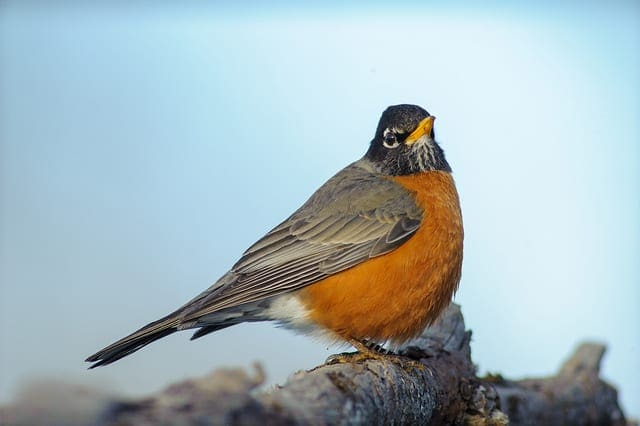
#> input picture bird.jpg, 640 x 426 px
$ jupyter execute ImageFilter.ipynb   (older library calls are emulated)
#> lines starting #> are read from the running program, lines starting #| are printed output that depends on the picture; after the words box and inside, x2 and y2 are one past the last pixel; in counts of white or black regions, pixels touching at a corner belong together
##Filters

[cell 1]
import cv2
import matplotlib.pyplot as plt
import numpy as np

[cell 2]
img = cv2.imread("bird.jpg")
#> img is the input picture: shape (426, 640, 3); mean B, G, R 189, 183.9, 166.8
img = cv2.cvtColor(img, cv2.COLOR_BGR2RGB)
plt.imshow(img)

[cell 3]
img_blur = cv2.blur(img, (5, 5))
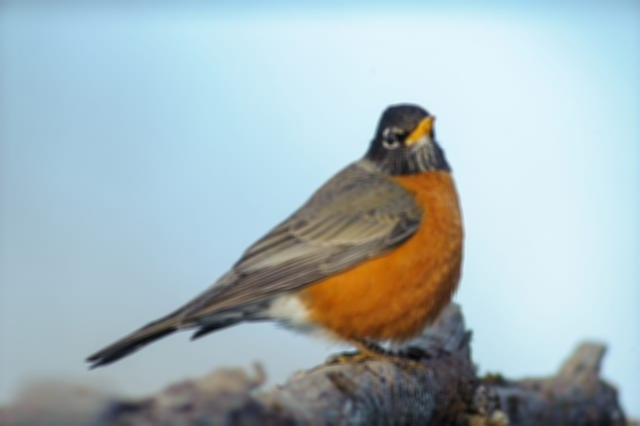
#> img_blur: shape (426, 640, 3); mean R, G, B 166.8, 183.9, 189

fig, ax = plt.subplots(1, 2, figsize = (20, 10))
ax[0].imshow(img)
ax[1].imshow(img_blur)
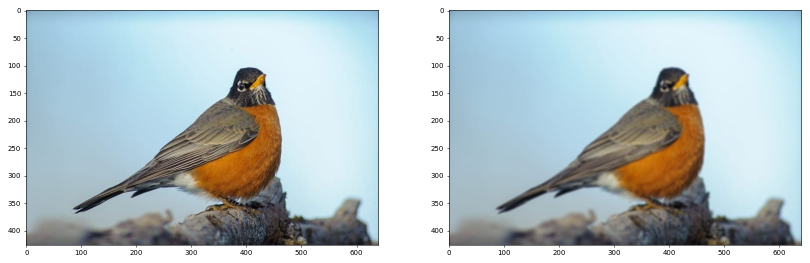
#> figure drawn by matplotlib, 2 panels

[cell 4]
img_gauss = cv2.GaussianBlur(img, (5, 5), 0)

fig, ax = plt.subplots(1, 2, figsize = (20, 10))
ax[0].imshow(img)
ax[1].imshow(img_gauss)

[cell 5]
img_gray = cv2.cvtColor(img, cv2.COLOR_RGB2GRAY)
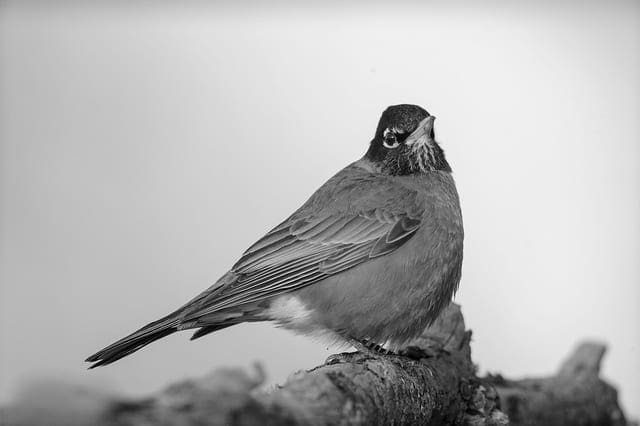
#> img_gray: shape (426, 640); min 0, max 252, mean 179.4
sobelx = cv2.Sobel(img_gray, cv2.CV_64F, 1, 0, 5)
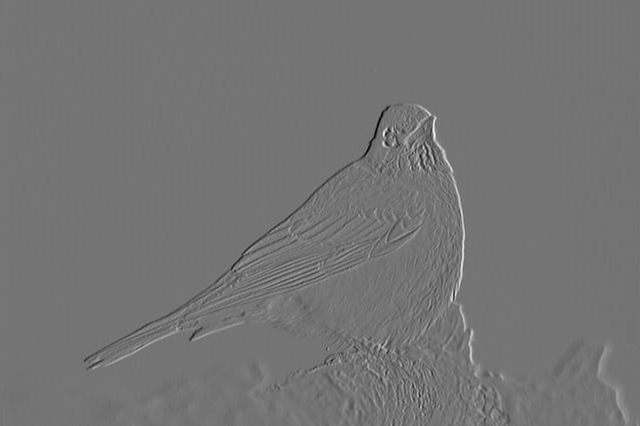
#> sobelx: shape (426, 640) float64; min -712, max 846, mean 0.4; drawn with min black and max white
sobely = cv2.Sobel(img_gray, cv2.CV_64F, 0, 1, 5)
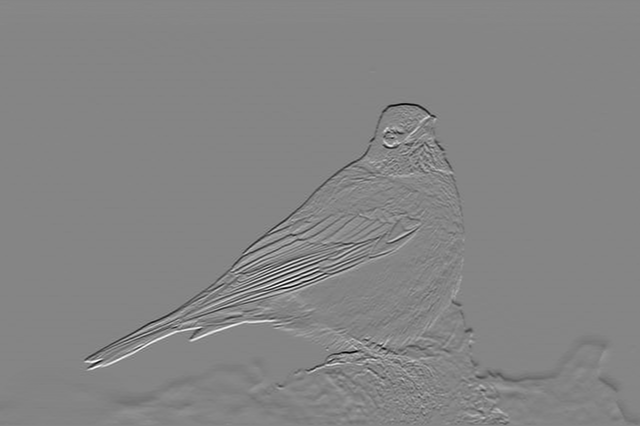
#> sobely: shape (426, 640) float64; min -830, max 758, mean -2.4; drawn with min black and max white
sobelxy = cv2.Sobel(img_gray, cv2.CV_64F, 1, 1, 5)
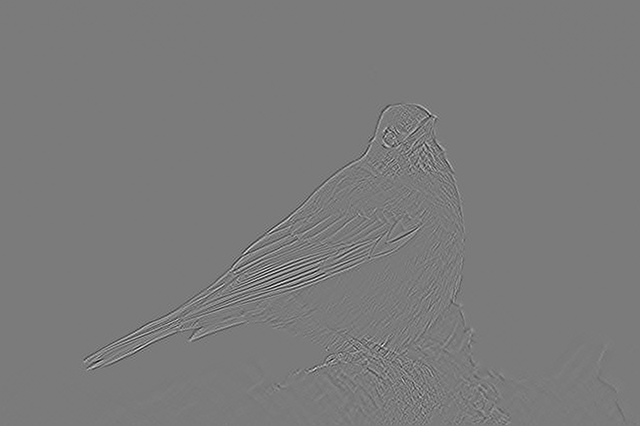
#> sobelxy: shape (426, 640) float64; min -287, max 306, mean 0; drawn with min black and max white

fig, ax = plt.subplots(1, 3, figsize = (20, 10))
ax[0].imshow(sobelx, cmap = "gray")
ax[1].imshow(sobely, cmap = "gray")
ax[2].imshow(sobelxy, cmap = "gray")

[cell 6]
img_canny = cv2.Canny(img_gray, threshold1 = 100, threshold2 = 200)
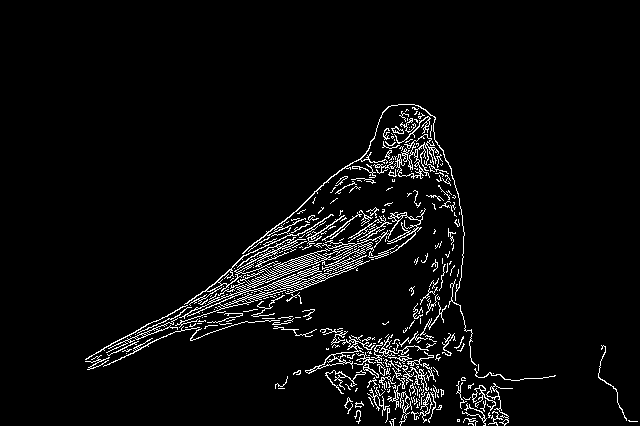
#> img_canny: shape (426, 640); 4.3% white in thin lines or dots, all inside (x1, y1, x2, y2) = (85, 104, 638, 426)

plt.imshow(img_canny, cmap = "gray")

[cell 7]
img_gauss = cv2.GaussianBlur(img_gray, (15, 15), 0)
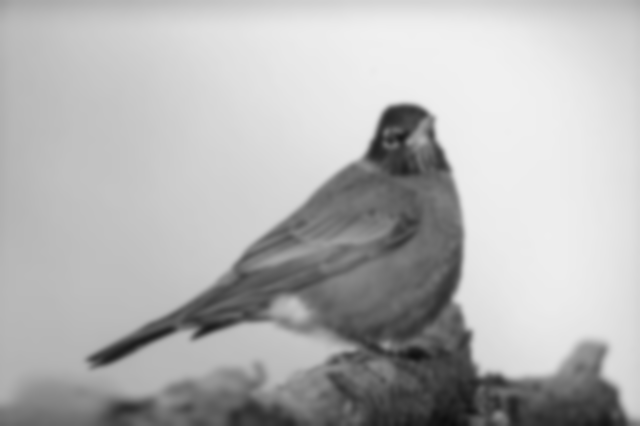
#> img_gauss: shape (426, 640); min 14, max 240, mean 179.4
gamma = 0.7
lap = cv2.Laplacian(img_gauss, cv2.CV_64F)
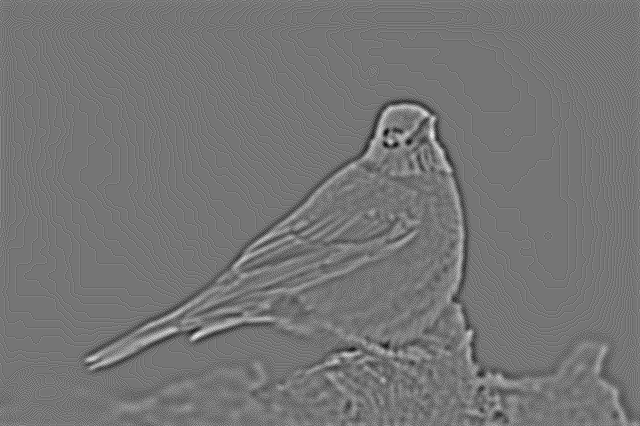
#> lap: shape (426, 640) float64; min -12, max 14, mean 0.00165; drawn with min black and max white
img_sharp = img_gray * gamma - lap
lap_show = np.zeros(lap.shape)

fig, ax = plt.subplots(1, 3, figsize = (20, 10))
ax[0].imshow(img_gray, cmap = 'gray')
ax[1].imshow(lap_show, cmap = 'gray')
ax[2].imshow(img_sharp, cmap = 'gray')
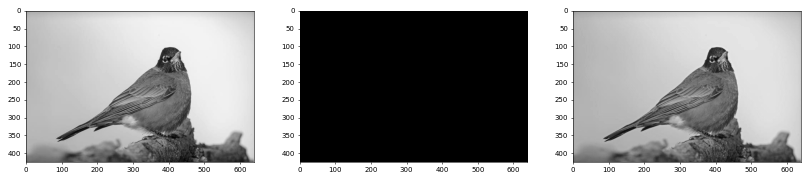
#> figure drawn by matplotlib, 3 panels
